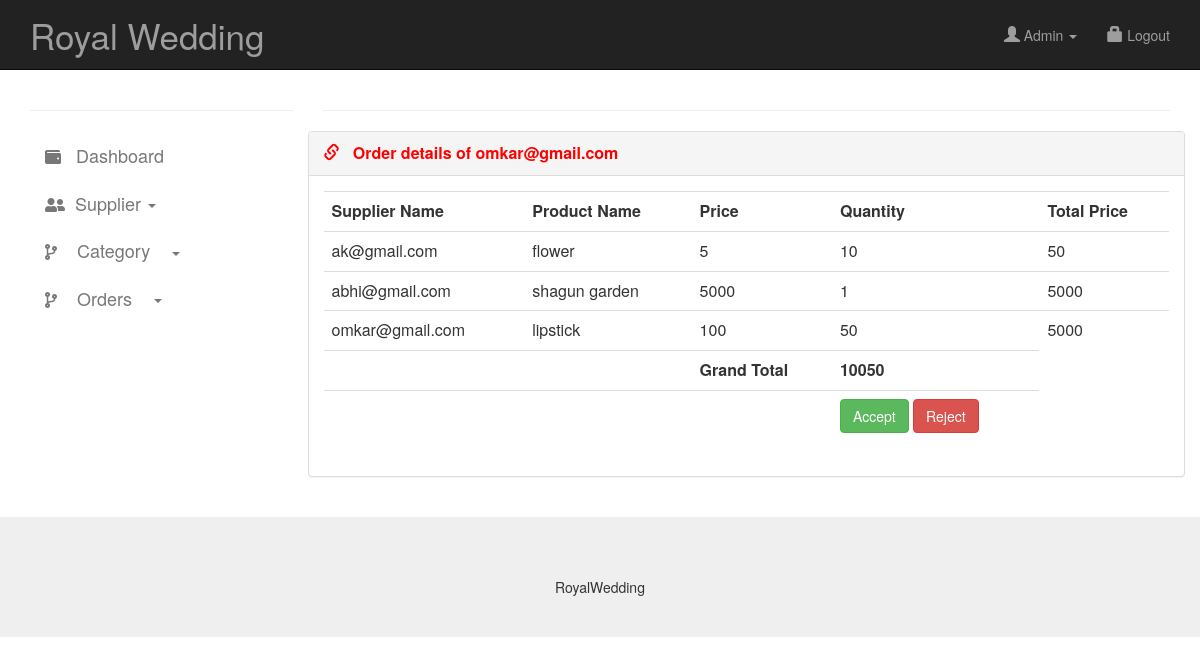
Screenshot of /admin/order_detail.php?event_date=2020-06-20&customer=omkar@gmail.com&order_id=12 (signed in) with the database file from the repository.
### tables this page shows
CREATE TABLE `cart` (
  `cid` int(10) NOT NULL,
  `user_email` varchar(100) NOT NULL,
  `supplier` varchar(100) NOT NULL,
  `product_name` varchar(50) NOT NULL,
  `product_price` varchar(100) NOT NULL,
  `qty` varchar(100) NOT NULL,
  `mul_price` varchar(100) NOT NULL,
  `event_date` date NOT NULL,
  `cart_status` tinyint(1) NOT NULL
);

### admin/order_detail.php (the view, shortened to what this page needs)
<html lang="en">
<head><title>Order Details</title>
<?php include("include/head.php"); ?>
</head>
<body >
<?php
    include("include/header_nav.php");
?>
<div class="container" >
<div class="row">
    <?php include("include/left_nav.php");
    ?>
    <div class="col-md-9" >
 <hr>
      <div class="row">
                <div class="panel panel-default" >
                  <div class="panel-heading">
                        <div class="panel-title">
                            <marquee direction="right">  <a><strong style="color:red; "><i class="glyphicon glyphicon-link"></i>  &nbsp;  Order details of <?php echo $_GET['customer'] ; ?></strong></a>  </marquee>
                        </div>
                  </div>
                  <div class="panel-body" >
                  	<form method="post">
                    <table class="table">
								<tr>
									<th>Supplier Name</th>
									<th>Product Name</th>
									<th>Price</th>
									<th>Quantity</th>
									<th>Total Price</th>
								</tr>
								<?php
                   				$event_date=$_GET['event_date'];
                    			 $user_email=$_GET['customer'];
								$total=0;
									$qry="select * from cart where user_email='$user_email' AND event_date='$event_date' AND cart_status='2'";
									$exc=mysqli_query($conn,$qry);
									while ($row=mysqli_fetch_array($exc)) {
										?>
											<tr>
												<td><?php echo $row['supplier']; ?></td>
												<td><?php echo $row['product_name']; ?></td>
												<td><?php echo $row['product_price']; ?></td>
												<td><?php echo $row['qty']; ?></td>
												<td><?php echo $row['mul_price']; $total=$row['mul_price']+$total;  ?></td>
											</tr>
										<?php
									}
								 ?>
								 <tr>
								 	<th></th>
								 	<th></th>
								 	<th>Grand Total</th>
								 	<th><?php echo $total; ?><input type="tetx" name="order_amount" value="<?php echo $total; ?>" hidden></th>
								 </tr>
								 <tr>
								 	<td></td>
								 	<td></td>
								 	<td></td>
								 	<td>
								 		<button class="btn btn-success" name="accept">Accept</button>
								 		<button class="btn btn-danger" name="reject">Reject</button>
								 	</td>
								 </tr>
							</table>
						</form>
                    </div>
              </div>
         </div>
    </div>
</div>
</div>
<footer class="text-center"><?php include("include/footer.php");?></footer>
</body>
</html>

### admin/css/style.css (style rules this page uses)
i { font-size:16px; }
footer { margin-top:20px; padding-top:20px; padding-bottom:20px; background-color:#efefef; }

### rows the page displays
cart: supplier "ak@gmail.com", product_name "flower", product_price "5", qty "10", mul_price "50"
cart: supplier "abhi@gmail.com", product_name "shagun garden", product_price "5000", qty "1", mul_price "5000"
cart: supplier "omkar@gmail.com", product_name "lipstick", product_price "100", qty "50", mul_price "5000"

### other values shown
$_GET['customer'] "omkar@gmail.com"
$total "10050"
